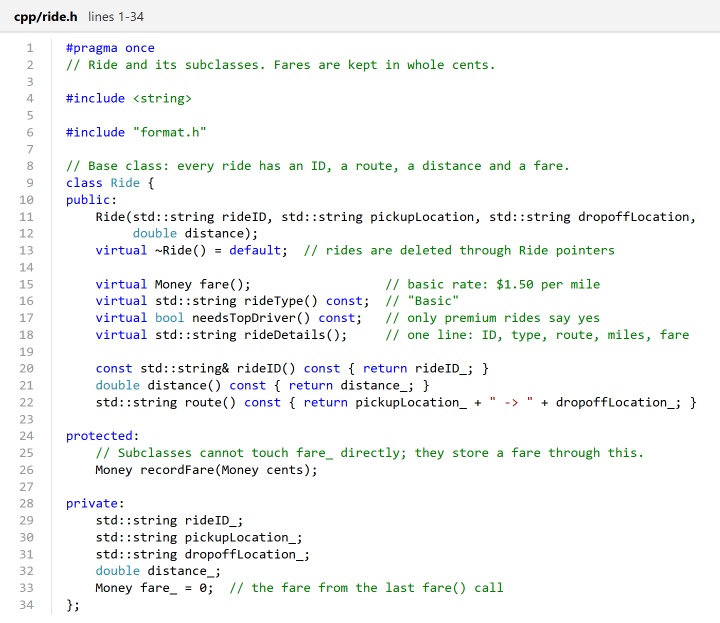
#> input picture report/screenshots/01_cpp_ride_h.png, 1440 x 1245 px (shown at 1/2 size)
$ python -i code_shots.py   (imports and definitions only)
#> lines starting #> are read from the running program, lines starting #| are printed output that depends on the picture
"""Render source excerpts as editor-style screenshots for the report appendix.

Each excerpt becomes an HTML page (pygments highlighting, real line numbers,
a file-name tab) that headless Edge saves as a PNG in report/screenshots/.
Run from the repository root:  python tools/code_shots.py
"""

import os
import subprocess
import tempfile

from pygments import highlight
from pygments.formatters import HtmlFormatter
from pygments.lexers import CppLexer, SmalltalkLexer

ROOT = os.path.dirname(os.path.dirname(os.path.abspath(__file__)))
OUT = os.path.join(ROOT, "report", "screenshots")
EDGE = r"C:\Program Files (x86)\Microsoft\Edge\Application\msedge.exe"

# (output name, file, first line, last line)
SHOTS = [
    ("01_cpp_ride_h.png", "cpp/ride.h", 1, 34),
    ("02_cpp_subclasses_h.png", "cpp/ride.h", 36, 64),
    ("03_cpp_ride_cpp.png", "cpp/ride.cpp", 22, None),
    ("04_cpp_driver_h.png", "cpp/driver.h", 1, None),
    ("05_cpp_main.png", "cpp/main.cpp", 14, 43),
    ("06_st_ride.png", "smalltalk/RideSharing.st", 32, 73),
    ("07_st_subclasses.png", "smalltalk/RideSharing.st", 75, 114),
    ("08_st_driver.png", "smalltalk/RideSharing.st", 116, 165),
    ("09_st_main.png", "smalltalk/main.st", 1, 36),
]

LINE_PX = 19      # matches the CSS line-height below
WIDTH_PX = 1100  # wide enough for any line; the right side is cropped after

PAGE = """<!doctype html><html><head><meta charset="utf-8"><style>
body {{ margin: 0; background: #ffffff; font-family: Consolas, monospace; }}
.tab {{ background: #f3f3f3; border-bottom: 1px solid #d0d0d0; padding: 7px 14px;
        font: 13px 'Segoe UI', sans-serif; color: #333; }}
.tab b {{ color: #000; }}
.highlight, .highlighttable {{ font-size: 13.5px; line-height: {line}px; }}
.highlighttable {{ border-spacing: 0; margin: 6px 0; }}
.linenos {{ color: #9a9a9a; text-align: right; padding: 0 12px 0 14px;
            border-right: 1px solid #e3e3e3; user-select: none; }}
.code {{ padding-left: 14px; }}
pre {{ margin: 0; font-family: Consolas, monospace; }}
{css}
</style></head><body>
<div class="tab"><b>{name}</b> &nbsp; lines {first}-{last}</div>
{code}
</body></html>"""


def render(name, rel, first, last):
    with open(os.path.join(ROOT, rel), encoding="utf-8") as f:
        lines = f.read().split("\n")
    if lines and lines[-1] == "":
        lines.pop()
    last = last or len(lines)
    excerpt = "\n".join(lines[first - 1:last]) + "\n"
    lexer = SmalltalkLexer() if rel.endswith(".st") else CppLexer()
    fmt = HtmlFormatter(linenos="table", linenostart=first, style="vs")
    page = PAGE.format(line=LINE_PX, css=fmt.get_style_defs(".highlight"), name=rel,
                       first=first, last=last, code=highlight(excerpt, lexer, fmt))
    height = 34 + 14 + LINE_PX * (last - first + 1)

    with tempfile.TemporaryDirectory() as tmp:
        html = os.path.join(tmp, "page.html")
        with open(html, "w", encoding="utf-8") as f:
            f.write(page)
        out = os.path.join(OUT, name)
        subprocess.run([EDGE, "--headless", "--disable-gpu", "--hide-scrollbars",
                        f"--user-data-dir={os.path.join(tmp, 'profile')}",
                        "--force-device-scale-factor=2", f"--window-size={WIDTH_PX},{height}",
                        f"--screenshot={out}", "file:///" + html.replace("\\", "/")],
                       check=True, capture_output=True, timeout=60)
    trim(out)
    print("wrote", out, f"({rel} {first}-{last})")


def trim(path, margin=16, tab_px=70):
    """Cut the empty white space below the last line and right of the longest
    line (the tab bar at the top is gray all the way across, so it is skipped
    when finding the right edge). Every image keeps the same scale."""
#> called with path = '../report/screenshots/01_cpp_ride_h.png', margin = 16, tab_px = 70
    from PIL import Image, ImageChops
    img = Image.open(path).convert("RGB")
#> img is the input picture: PIL image 1440x1245 RGB; mean R, G, B 245.1, 246.7, 246.6
    diff = ImageChops.difference(img, Image.new("RGB", img.size, "white"))
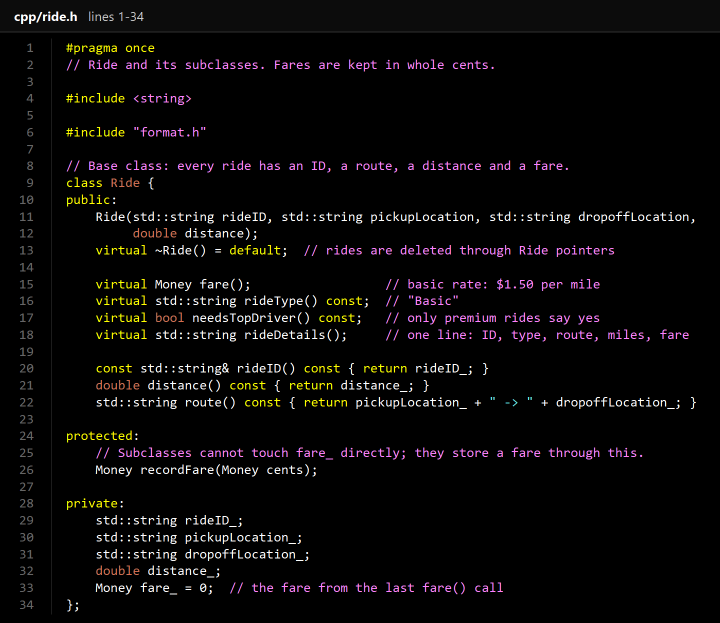
#> diff: PIL image 1440x1245 RGB (shown at 1/2 size); mean R, G, B 9.9, 8.3, 8.4
    bottom = diff.getbbox()[3]
#> bottom = 1229
    right = diff.crop((0, tab_px, img.width, img.height)).getbbox()[2]
#> right = 1392
    img.crop((0, 0, min(img.width, right + 3 * margin), min(img.height, bottom + margin))).save(path)


# [4 lines not run here, left out]

>>> result = trim('../report/screenshots/01_cpp_ride_h.png')
